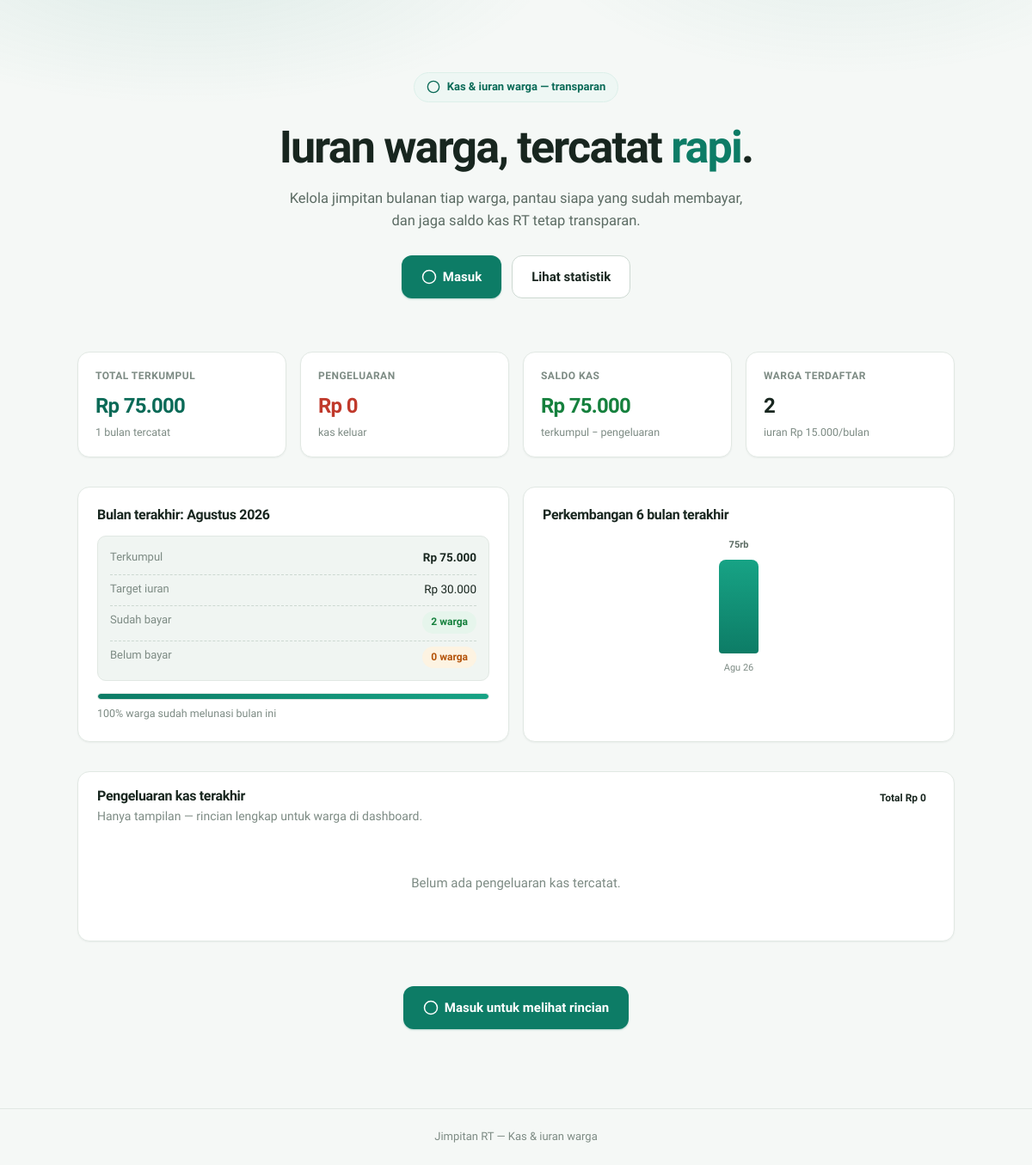
The page / on the database its author committed.
### tables this page shows
CREATE TABLE `jimpitan` (
  `id`             BIGINT UNSIGNED NOT NULL AUTO_INCREMENT,
  `warga_id`       BIGINT UNSIGNED NOT NULL COMMENT 'FK -> users.id',
  `month`          CHAR(7)      NOT NULL COMMENT 'Bulan pembayaran, format YYYY-MM',
  `nominal`        INT UNSIGNED NOT NULL COMMENT 'Nominal yang dibayar (Rp)',
  `recorded_by_id` BIGINT UNSIGNED NOT NULL COMMENT 'FK -> users.id (pencatat)',
  `note`           VARCHAR(255)  DEFAULT NULL COMMENT 'Catatan pembayaran',
  `created_at`     TIMESTAMP NOT NULL DEFAULT CURRENT_TIMESTAMP,
  PRIMARY KEY (`id`),
  UNIQUE KEY `uq_warga_bulan` (`warga_id`, `month`),
  KEY `idx_month` (`month`),
  CONSTRAINT `fk_jimpitan_warga` FOREIGN KEY (`warga_id`) REFERENCES `users` (`id`),
  CONSTRAINT `fk_jimpitan_pencatat` FOREIGN KEY (`recorded_by_id`) REFERENCES `users` (`id`)
);

### includes/functions.php (called while the page is built, shortened)
<?php
function rupiah(int $n): string
{
    return 'Rp ' . number_format($n, 0, ',', '.');
}
function monthIndex(string $month): int
{
    [$y, $m] = array_map('intval', explode('-', $month));
    return $y * 12 + ($m - 1);
}
function monthLabel(string $month): string
{
    [$y, $m] = array_map('intval', explode('-', $month));
    return BULAN_INDONESIA[$m] . ' ' . $y;
}
function monthShortLabel(string $month): string
{
    [$y, $m] = array_map('intval', explode('-', $month));
    return BULAN_SINGKAT[$m] . ' ' . substr((string) $y, 2);
}
function overviewForMonth(PDO $pdo, string $month): array
{
    $warga = $pdo->query(
        "SELECT id, name FROM users WHERE role = 'warga' ORDER BY name ASC"
    )->fetchAll();
    $all = $pdo->query("SELECT * FROM jimpitan")->fetchAll();
    $payments = array_values(array_filter($all, fn ($p) => $p['month'] === $month));
    $historyByWarga = [];
    foreach ($all as $p) {
        $historyByWarga[$p['warga_id']][] = $p;
    }
    $paymentByWarga = [];
    foreach ($payments as $p) {
        $paymentByWarga[$p['warga_id']] = $p;
    }
    $recorderNames = [];
    $recorderIds = array_unique(array_column($payments, 'recorded_by_id'));
    if ($recorderIds) {
        $in = implode(',', array_map('intval', $recorderIds));
        $recorderNames = $pdo->query("SELECT id, name FROM users WHERE id IN ($in)")->fetchAll(PDO::FETCH_KEY_PAIR);
    }
    $targetIdx = monthIndex($month);
    $rows = [];
    foreach ($warga as $w) {
        $history = $historyByWarga[$w['id']] ?? [];
        $payment = $paymentByWarga[$w['id']] ?? null;
        $startIdx = null;
        $paidBefore = 0;
        foreach ($history as $p) {
            $idx = monthIndex($p['month']);
            if ($startIdx === null || $idx < $startIdx) {
                $startIdx = $idx;
            }
        }
        $saldoBefore = $startIdx === null
            ? 0
            : $paidBefore - max(0, $targetIdx - $startIdx) * JIMPITAN_PER_BULAN;
        $paidAt = $payment ? (int) $payment['nominal'] : 0;
        $lunas = ($startIdx === null || $targetIdx < $startIdx)
            ? $paidAt > 0
            : ($saldoBefore + $paidAt >= JIMPITAN_PER_BULAN);
        $rows[] = [
            'warga'          => $w,
            'saldoBefore'    => $saldoBefore,
            'status'         => $lunas ? 'lunas' : 'belum',
            'payment'        => $payment,
            'recordedByName' => $payment ? ($recorderNames[$payment['recorded_by_id']] ?? 'Pengurus') : null,
        ];
    }
    $total = (int) array_sum(array_column($payments, 'nominal'));
    $paidCount = count(array_filter($rows, fn ($r) => $r['status'] === 'lunas'));
    return [
        'month'       => $month,
        'totalWarga'  => count($warga),
        'paidCount'   => $paidCount,
        'unpaidCount' => count($warga) - $paidCount,
        'total'       => $total,
        'target'      => count($warga) * JIMPITAN_PER_BULAN,
        'rows'        => $rows,
    ];
}
function publicStats(PDO $pdo): array
{
    $totalWarga = (int) $pdo->query("SELECT COUNT(*) FROM users WHERE role = 'warga'")->fetchColumn();
    $all = $pdo->query("SELECT * FROM jimpitan")->fetchAll();
    $expenses = $pdo->query("SELECT * FROM pengeluaran")->fetchAll();
    $byMonth = [];
    $grandTotal = 0;
    foreach ($all as $p) {
        $byMonth[$p['month']] = ($byMonth[$p['month']] ?? 0) + (int) $p['nominal'];
        $grandTotal += (int) $p['nominal'];
    }
    $totalPengeluaran = (int) array_sum(array_column($expenses, 'nominal'));
    $months = array_keys($byMonth);
    sort($months);
    $latestMonth = $months ? end($months) : null;
    $latestPaid = 0;
    $latestTotal = 0;
    if ($latestMonth) {
        $ov = overviewForMonth($pdo, $latestMonth);
        $latestPaid = $ov['paidCount'];
        $latestTotal = $ov['total'];
    }
    $series = [];
    foreach (array_slice($months, -6) as $m) {
        $series[] = ['month' => $m, 'total' => $byMonth[$m]];
    }
    return [
        'grandTotal'      => $grandTotal,
        'totalPengeluaran' => $totalPengeluaran,
        'saldo'           => $grandTotal - $totalPengeluaran,
        'totalWarga'      => $totalWarga,
        'monthsCount'     => count($months),
        'latestMonth'     => $latestMonth,
        'latestTotal'     => $latestTotal,
        'latestPaid'      => $latestPaid,
        'latestUnpaid'    => max(0, $totalWarga - $latestPaid),
        'targetPerMonth'  => $totalWarga * JIMPITAN_PER_BULAN,
        'series'          => $series,
    ];
}
function listPengeluaran(PDO $pdo): array
{
    $items = $pdo->query(
        "SELECT p.id, p.nominal, p.alasan, p.created_at, u.name AS recorded_by_name
         FROM pengeluaran p
         JOIN users u ON u.id = p.recorded_by_id
         ORDER BY p.created_at DESC, p.id DESC"
    )->fetchAll();
    return [
        'items' => $items,
        'total' => (int) array_sum(array_column($items, 'nominal')),
    ];
}
function publicExpenses(PDO $pdo): array
{
    $list = listPengeluaran($pdo);
    return [
        'items' => array_slice($list['items'], 0, 8),
        'total' => $list['total'],
        'count' => count($list['items']),
    ];
}

### index.php (the view, shortened to what this page needs)
<?php
require_once __DIR__ . '/includes/layout.php';
$user = current_user();
$pdo = db();
$stats = publicStats($pdo);
$expenses = publicExpenses($pdo);
$pctPaid = $stats['totalWarga'] > 0
    ? (int) round($stats['latestPaid'] / $stats['totalWarga'] * 100)
    : 0;
$maxSeries = 1;
foreach ($stats['series'] as $s) {
    $maxSeries = max($maxSeries, (int) $s['total']);
}
?>
<div class="hero">
  <span class="hero-badge"><?= svg_icon('coins', 16) ?> Kas &amp; iuran warga — transparan</span>
  <h1>Iuran warga, tercatat <span class="accent">rapi</span>.</h1>
  <p>Kelola jimpitan bulanan tiap warga, pantau siapa yang sudah membayar,
     dan jaga saldo kas RT tetap transparan.</p>
  <div class="hero-actions">
    <?php if ($user): ?>
      <a class="btn btn-primary btn-lg" href="dashboard.php"><?= svg_icon('user', 18) ?>Buka dashboard</a>
    <?php else: ?>
      <a class="btn btn-primary btn-lg" href="login.php"><?= svg_icon('lock', 18) ?>Masuk</a>
      <a class="btn btn-outline btn-lg" href="#statistik">Lihat statistik</a>
    <?php endif; ?>
  </div>
</div>
<section class="landing-section" id="statistik">
  <div class="grid grid-4">
    <?= stat_card('Total terkumpul', rupiah($stats['grandTotal']), $stats['monthsCount'] . ' bulan tercatat', 'primary') ?>
    <?= stat_card('Pengeluaran', rupiah($stats['totalPengeluaran']), 'kas keluar', 'danger') ?>
    <?= stat_card('Saldo kas', rupiah($stats['saldo']), 'terkumpul − pengeluaran', 'success') ?>
    <?= stat_card('Warga terdaftar', (string) $stats['totalWarga'], 'iuran ' . rupiah(JIMPITAN_PER_BULAN) . '/bulan') ?>
  </div>
</section>
<?php if ($stats['latestMonth']): ?>
  <section class="landing-section">
    <div class="grid grid-2">
      <div class="card card-pad">
        <div class="section-head" style="margin-bottom:14px">
          <h3 style="font-size:16px;font-weight:700;margin:0">Bulan terakhir: <?= monthLabel($stats['latestMonth']) ?></h3>
        </div>
        <div class="info-box">
          <div class="row"><span class="muted">Terkumpul</span><span><strong><?= rupiah($stats['latestTotal']) ?></strong></span></div>
          <div class="row"><span class="muted">Target iuran</span><span><?= rupiah($stats['targetPerMonth']) ?></span></div>
          <div class="row"><span class="muted">Sudah bayar</span><span><span class="badge badge-success"><?= $stats['latestPaid'] ?> warga</span></span></div>
          <div class="row"><span class="muted">Belum bayar</span><span><span class="badge badge-warn"><?= $stats['latestUnpaid'] ?> warga</span></span></div>
        </div>
        <div style="margin-top:14px">
          <?= progress_bar($pctPaid) ?>
          <p class="muted" style="font-size:12.5px;margin:6px 0 0"><?= $pctPaid ?>% warga sudah melunasi bulan ini</p>
        </div>
      </div>
      <div class="card card-pad">
        <div class="section-head" style="margin-bottom:6px">
          <h3 style="font-size:16px;font-weight:700;margin:0">Perkembangan 6 bulan terakhir</h3>
        </div>
        <?php if ($stats['series']): ?>
          <div class="chart">
            <?php foreach ($stats['series'] as $s): ?>
              <div class="chart-col">
                <span class="chart-value"><?= number_format((int) $s['total'] / 1000, 0, ',', '.') ?>rb</span>
                <div class="chart-bar" style="height:<?= max(4, (int) round((int) $s['total'] / $maxSeries * 100)) ?>%"></div>
                <span class="chart-label"><?= monthShortLabel($s['month']) ?></span>
              </div>
            <?php endforeach; ?>
          </div>
        <?php else: ?>
          <p class="muted" style="padding:26px 0;text-align:center">Belum ada data pembayaran.</p>
        <?php endif; ?>
      </div>
    </div>
  </section>
<?php endif; ?>
<section class="landing-section">
  <div class="card">
    <div class="card-head">
      <div>
        <h3>Pengeluaran kas terakhir</h3>
        <p class="muted">Hanya tampilan — rincian lengkap untuk warga di dashboard.</p>
      </div>
      <span class="badge badge-danger" style="flex:none">Total <?= rupiah($expenses['total']) ?></span>
    </div>
    <?php if ($expenses['items']): ?>
      <div class="table-wrap" style="border:none;box-shadow:none;margin:14px 22px 22px">
        <table class="table">
          <thead>
            <tr>
              <th>Tanggal</th>
              <th>Alasan</th>
              <th style="text-align:right">Nominal</th>
            </tr>
          </thead>
          <tbody>
            <?php foreach ($expenses['items'] as $x): ?>
              <tr>
                <td class="muted-cell"><?= formatTanggal($x['created_at']) ?></td>
                <td><?= e($x['alasan']) ?></td>
                <td class="num" style="text-align:right"><?= rupiah((int) $x['nominal']) ?></td>
              </tr>
            <?php endforeach; ?>
            <?php if ($expenses['count'] > count($expenses['items'])): ?>
              <tr><td colspan="3" class="muted-cell">… dan <?= $expenses['count'] - count($expenses['items']) ?> pengeluaran lainnya</td></tr>
            <?php endif; ?>
          </tbody>
        </table>
      </div>
    <?php else: ?>
      <p class="empty">Belum ada pengeluaran kas tercatat.</p>
    <?php endif; ?>
  </div>
</section>
<section class="landing-section" style="text-align:center;padding:18px 0 8px">
  <?php if ($user): ?>
    <a class="btn btn-primary btn-lg" href="dashboard.php"><?= svg_icon('right', 18) ?>Ke dashboard</a>
  <?php else: ?>
    <a class="btn btn-primary btn-lg" href="login.php"><?= svg_icon('right', 18) ?>Masuk untuk melihat rincian</a>
  <?php endif; ?>
</section>

### assets/style.css (style rules this page uses)
:root { --bg: #f5f8f6; --surface: #ffffff; --surface-2: #f0f5f2; --text: #18261f; --text-soft: #5b6b63; --muted: #7d8b84; --border: #e1e8e3; --border-strong: #ccd8d1; --primary: #0d7c66; --primary-strong: #0a6a57; --primary-soft: #dcefe9; --primary-softer: #eef7f4; --success: #15803d; --success-bg: #e6f5ec; --warn: #b45309; --warn-bg: #fdf3e2; --danger: #c0392b; --danger-bg: #fdecea; --dark: #22312a; --radius: 14px; --radius-sm: 10px; --shadow-sm: 0 1px 2px rgba(24, 38, 31, 0.05); --shadow-md: 0 12px 32px -14px rgba(24, 38, 31, 0.18); --font: "Plus Jakarta Sans", ui-sans-serif, system-ui, -apple-system, "Segoe UI", Roboto, sans-serif; }
* { box-sizing: border-box; }
html { -webkit-text-size-adjust: 100%; }
body { margin: 0; font-family: var(--font); font-size: 15px; line-height: 1.6; color: var(--text); background: var(--bg); -webkit-font-smoothing: antialiased; }
a { color: var(--primary); text-decoration: none; }
h1, h2, h3 { line-height: 1.25; letter-spacing: -0.02em; margin: 0 0 8px; }
.muted { color: var(--muted); font-size: 14px; }
.btn { display: inline-flex; align-items: center; justify-content: center; gap: 7px; border: 1px solid transparent; border-radius: var(--radius-sm); padding: 9px 16px; font: inherit; font-size: 14px; font-weight: 600; cursor: pointer; transition: background 0.15s ease, border-color 0.15s ease, color 0.15s ease, box-shadow 0.15s ease; text-decoration: none !important; white-space: nowrap; }
.btn-primary { background: var(--primary); color: #fff; box-shadow: 0 1px 2px rgba(13, 124, 102, 0.3); }
.btn-outline { background: var(--surface); border-color: var(--border-strong); color: var(--text); }
.btn-lg { padding: 12px 22px; font-size: 15px; border-radius: 12px; }
.card { background: var(--surface); border: 1px solid var(--border); border-radius: var(--radius); box-shadow: var(--shadow-sm); }
.card-pad { padding: 22px; }
.card-head { display: flex; align-items: flex-start; justify-content: space-between; gap: 12px; padding: 18px 22px 0; }
.card-head h3 { font-size: 16px; font-weight: 700; margin: 0; }
.card-head p { margin: 2px 0 0; }
.grid { display: grid; gap: 16px; }
.grid-4 { grid-template-columns: repeat(4, 1fr); }
.grid-2 { grid-template-columns: repeat(2, 1fr); }
.badge { display: inline-flex; align-items: center; padding: 3px 10px; border-radius: 999px; font-size: 12px; font-weight: 600; white-space: nowrap; }
.badge-success { background: var(--success-bg); color: var(--success); }
.badge-warn { background: var(--warn-bg); color: var(--warn); }
.empty { padding: 40px 20px; text-align: center; color: var(--muted); }
.info-box { background: var(--surface-2); border: 1px solid var(--border); border-radius: var(--radius-sm); padding: 12px 14px; font-size: 13.5px; }
.info-box .row { display: flex; justify-content: space-between; gap: 12px; padding: 2px 0; }
.info-box .row + .row { border-top: 1px dashed var(--border-strong); margin-top: 6px; padding-top: 6px; }
.info-box .muted { font-size: 13px; }
.chart { display: flex; align-items: flex-end; gap: 14px; height: 170px; padding: 10px 6px 0; }
.chart-col { flex: 1; display: flex; flex-direction: column; align-items: center; gap: 8px; height: 100%; justify-content: flex-end; }
.chart-bar { width: 100%; max-width: 46px; border-radius: 8px 8px 4px 4px; background: linear-gradient(180deg, #17a385, var(--primary)); min-height: 4px; transition: opacity 0.15s ease; }
.chart-label { font-size: 11px; color: var(--muted); white-space: nowrap; }
.chart-value { font-size: 11px; font-weight: 700; color: var(--text-soft); }
.hero { padding: 56px 0 28px; text-align: center; }
.hero-badge { display: inline-flex; align-items: center; gap: 8px; background: var(--primary-softer); color: var(--primary-strong); border: 1px solid var(--primary-soft); padding: 6px 14px; border-radius: 999px; font-size: 13px; font-weight: 600; margin-bottom: 20px; }
.hero h1 { font-size: clamp(32px, 5.4vw, 52px); font-weight: 800; letter-spacing: -0.035em; margin: 0 auto 14px; max-width: 640px; }
.hero h1 .accent { color: var(--primary); }
.hero p { font-size: 16.5px; color: var(--text-soft); max-width: 540px; margin: 0 auto 26px; }
.hero-actions { display: flex; gap: 12px; justify-content: center; flex-wrap: wrap; }
.landing-section { margin-top: 34px; }

### rows shown on the page
jimpitan: month "Agustus 2026", id "2", id "100"

### other values the page prints
$label "TOTAL TERKUMPUL PENGELUARAN SALDO KAS WARGA TERDAFTAR"
$value "Rp 75.000 Rp 0 Rp 75.000 2"
$sub "1 bulan tercatat kas keluar terkumpul − pengeluaran iuran Rp 15.000/bulan"
rupiah($stats['latestTotal']) "Rp 75.000"
rupiah($stats['targetPerMonth']) "Rp 30.000"
$stats['latestUnpaid'] "0"
monthShortLabel($s['month']) "Agu 26"
rupiah($expenses['total']) "Rp 0"
APP_NAME "Jimpitan RT"
APP_TAGLINE "Kas & iuran warga"
